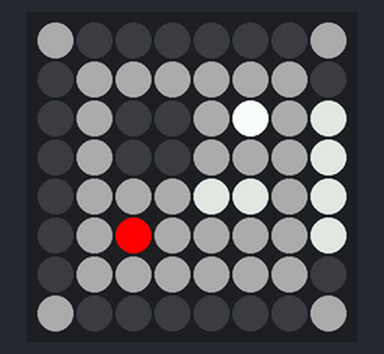
The program below on a simulated Raspberry Pi (BCM pin numbers) with a Sense HAT. Shown: the Sense HAT's 8×8 RGB LED matrix. At 0.0 s the program stops and its outputs stay as they are.

Above: at 0.1 s.

The program:

fu_pixels.py
```python
from sense_hat import SenseHat
sense = SenseHat()
sense.set_rotation(270)
w = (255, 255, 255)
b = (0, 0, 0)
g = (50,50,50)
s = (180,180,180)
r = (255,0,0)

picture = [
    g, b, b, b, b, b, b, g,
    b, g, g, g, g, g, g, b,
    b, g, b, b, g, w, g, s,
    b, g, b, b, g, g, g, s,
    b, g, g, g, s, s, g, s,
    b, g, r, g, g, g, g, s,
    b, g, g, g, g, g, g, b,
    g, b, b, b, b, b, b, g
    ]

sense.set_pixels(picture)
```
